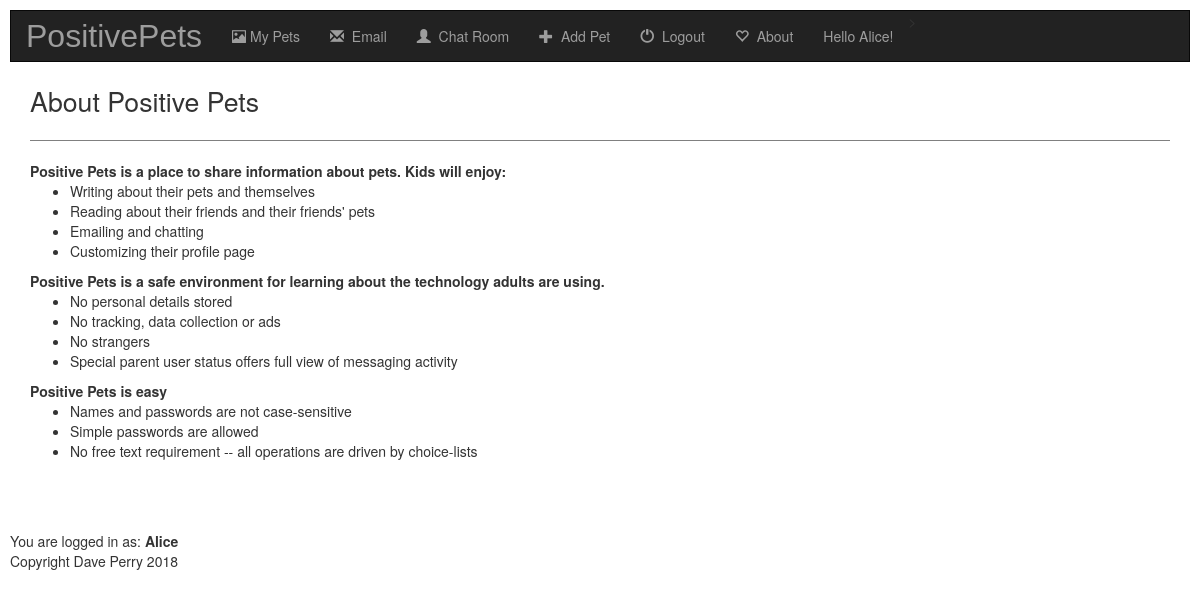
Before: /positivepets/about/ (signed in) with the older database file.
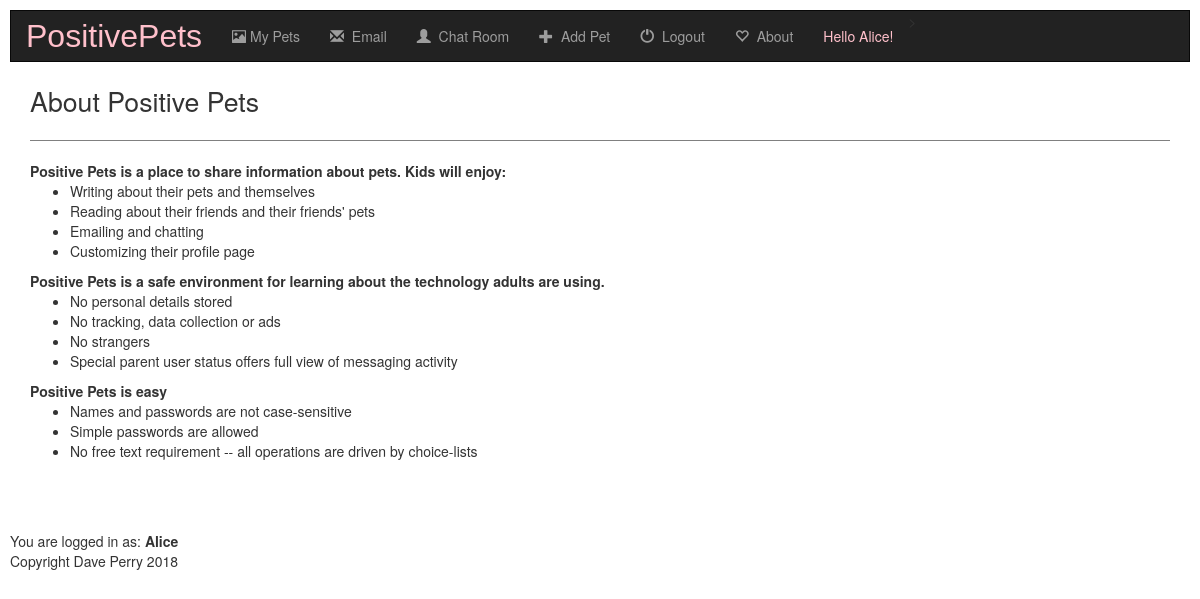
After: the same page with the newer database file.
### positivepets/models.py (models this page shows, shortened)
class CustomUser(AbstractUser):
    city = models.CharField(max_length=250, null=True)
    picture = models.FileField(blank=True, null=True)
    birthday = models.DateField(null=True)
    bio = models.CharField(max_length=1000, null=True)
    color = models.CharField(max_length=50, null=True)

### positivepets/views/misc_views.py (the view)
def about_view(request):
    return render(request, 'positivepets/about.html')

### positivepets/templates/positivepets/about.html (shortened to what this page needs)
{% extends 'positivepets/base.html' %}
{% block body %}
    <div class="container">
        <span style="font-size:20pt;"> About Positive Pets </span>
        <hr style="border-color:gray;">
        <div class="row">
            <div class="col-md-12">
                <b> Positive Pets is a place to share information about pets.</b>
                <b> Kids will enjoy:</b>
                <ul>
                    <li>Writing about their pets and themselves</li>
                    <li>Reading about their friends and their friends' pets</li>
                    <li>Emailing and chatting</li>
                    <li>Customizing their profile page </li>
                </ul>
                <b> Positive Pets is a safe environment for learning about the technology adults are using.</b>
                <ul>
                    <li> No personal details stored</li>
                    <li> No tracking, data collection or ads</li>
                    <li> No strangers </li>
                    <li> Special parent user status offers full view of messaging activity</li>
                </ul>
                <b>Positive Pets is easy</b>
                <ul>
                    <li> Names and passwords are not case-sensitive </li>
                    <li> Simple passwords are allowed </li>
                    <li> No free text requirement -- all operations are driven by choice-lists </li>
                </ul>
            </div>
        </div>
    </div>
    <br>
{% endblock %}

### positivepets/templates/positivepets/base.html (shortened to what this page needs)
<!DOCTYPE html>
<html lang="en">
<head>
    {% load staticfiles %}
    <link rel="stylesheet" href="https://maxcdn.bootstrapcdn.com/bootstrap/3.3.7/css/bootstrap.min.css">
    <link rel="stylesheet" type="text/css" href="{% static 'positivepets/style.css' %}" />
</head>
<body>
    <nav class="navbar navbar-inverse">
    <div class="container-fluid">
        <div class="navbar-header">
            {% if user.is_authenticated %}
                <a class="navbar-brand" style="color:{{user.color}};" href="{% url 'positivepets:profile' user.id 'show' %}" >PositivePets </a>
            {% else %}
                <a class="navbar-brand" href="" >PositivePets </a>
            {% endif %}
        </div>
        <div class="collapse navbar-collapse" id="topNavBar">
            {% if user.is_authenticated %}
                <ul class="nav navbar-nav">
                    <li class="">
                        <a href="{% url 'positivepets:user_pets' user.id %}">
                            <span class="glyphicon glyphicon-picture" aria-hidden="true"></span>&nbsp;My Pets
                        </a>
                    </li>
                    <li class="">
                        <a href="{% url 'positivepets:mail_create' 'none' 0 %}">
                            <span class="glyphicon glyphicon-envelope" aria-hidden="true"></span>&nbsp; Email
                        </a>
                    </li>
                    <li class="">
                        <a href="{% url 'positivepets:chatmessage_create' %}">
                            <span class="glyphicon glyphicon-user" aria-hidden="true"></span>&nbsp; Chat Room
                        </a>
                    </li>
                </ul>
            {% endif %}
            <ul class="nav navbar-nav">
                {% if user.is_authenticated %}
                    <li class="">
                        <a href="{% url 'positivepets:pet_add' %}">
                            <span class="glyphicon glyphicon-plus" aria-hidden="true"></span>&nbsp; Add Pet
                        </a>
                    </li>
                    <li class="">
                        <a href="{% url 'logout' %}">
                            <span class="glyphicon glyphicon-off" aria-hidden="true"></span>&nbsp; Logout
                        </a>
                    </li>
                {% endif %}
                <li class="">
                    <a href="{% url 'positivepets:about' %}">
                        <span class="glyphicon glyphicon-heart-empty" aria-hidden="true"></span>&nbsp; About
                    </a>
                </li>
                <li>
                    {% if user.is_authenticated %}
                        <a href="{% url 'positivepets:user_pets' user.id %}">
                            <span style="color:{{user.color}};"> Hello {{user.username | capfirst}}! </span>
                        </a>
                    {% endif %}
                </li>
            </ul>>
        </div>
    </div>
</nav>
{% block body %}
{% endblock %}
<br><br>
{% if user.is_authenticated %}
    <span> You are logged in as:
        <b> {{user.username | capfirst}} </b>
    </span>
{% else %}
    <span>
        <b> Please log in </b>
    </span>
{% endif %}
<br>Copyright Dave Perry 2018
</body>
</html>

Changed rows visible on the page:
changed CustomUser "Alice": color empty → "pink" (drawn)
